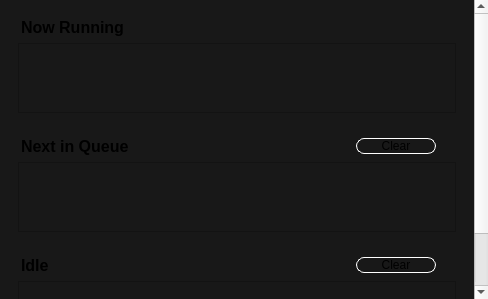
<?xml version="1.0" encoding="UTF-8"?>
<ui version="4.0">
 <class>QueueWidget</class>
 <widget class="QScrollArea" name="QueueWidget">
  <property name="geometry">
   <rect>
    <x>0</x>
    <y>0</y>
    <width>488</width>
    <height>299</height>
   </rect>
  </property>
  <property name="windowTitle">
   <string>ScrollArea</string>
  </property>
  <property name="frameShape">
   <enum>QFrame::NoFrame</enum>
  </property>
  <property name="sizeAdjustPolicy">
   <enum>QAbstractScrollArea::AdjustToContents</enum>
  </property>
  <property name="widgetResizable">
   <bool>true</bool>
  </property>
  <widget class="QWidget" name="scrollAreaWidgetContents">
   <property name="geometry">
    <rect>
     <x>0</x>
     <y>-90</y>
     <width>474</width>
     <height>389</height>
    </rect>
   </property>
   <property name="styleSheet">
    <string notr="true">background-color: rgb(24,24,24);</string>
   </property>
   <layout class="QVBoxLayout" name="verticalLayout">
    <item>
     <widget class="QWidget" name="running" native="true">
      <layout class="QVBoxLayout" name="verticalLayout_2">
       <item>
        <layout class="QHBoxLayout" name="horizontalLayout">
         <property name="rightMargin">
          <number>20</number>
         </property>
         <item>
          <widget class="QLabel" name="labelRunning">
           <property name="font">
            <font>
             <pointsize>12</pointsize>
             <weight>75</weight>
             <bold>true</bold>
            </font>
           </property>
           <property name="text">
            <string>Now Running</string>
           </property>
           <property name="indent">
            <number>3</number>
           </property>
          </widget>
         </item>
        </layout>
       </item>
       <item>
        <widget class="TableWidget" name="tableRunning">
         <property name="sizePolicy">
          <sizepolicy hsizetype="Expanding" vsizetype="Fixed">
           <horstretch>0</horstretch>
           <verstretch>0</verstretch>
          </sizepolicy>
         </property>
         <property name="verticalScrollBarPolicy">
          <enum>Qt::ScrollBarAlwaysOff</enum>
         </property>
         <property name="horizontalScrollBarPolicy">
          <enum>Qt::ScrollBarAlwaysOff</enum>
         </property>
         <property name="sizeAdjustPolicy">
          <enum>QAbstractScrollArea::AdjustToContents</enum>
         </property>
         <property name="autoScroll">
          <bool>false</bool>
         </property>
        </widget>
       </item>
      </layout>
     </widget>
    </item>
    <item>
     <widget class="QWidget" name="queue" native="true">
      <layout class="QVBoxLayout" name="verticalLayout_3">
       <item>
        <layout class="QHBoxLayout" name="horizontalLayout_2">
         <property name="rightMargin">
          <number>20</number>
         </property>
         <item>
          <widget class="QLabel" name="labelQueue">
           <property name="font">
            <font>
             <pointsize>12</pointsize>
             <weight>75</weight>
             <bold>true</bold>
            </font>
           </property>
           <property name="text">
            <string>Next in Queue</string>
           </property>
           <property name="indent">
            <number>3</number>
           </property>
          </widget>
         </item>
         <item>
          <widget class="QPushButton" name="pushButton_2">
           <property name="sizePolicy">
            <sizepolicy hsizetype="Fixed" vsizetype="Fixed">
             <horstretch>0</horstretch>
             <verstretch>0</verstretch>
            </sizepolicy>
           </property>
           <property name="minimumSize">
            <size>
             <width>80</width>
             <height>0</height>
            </size>
           </property>
           <property name="styleSheet">
            <string notr="true">QPushButton  {
	border: 1px solid white;
    border-radius: 8px;
    background-color: transparent;
}
QPushButton::hover {
	background-color: #4285f4;
}</string>
           </property>
           <property name="text">
            <string>Clear</string>
           </property>
          </widget>
         </item>
        </layout>
       </item>
       <item>
        <widget class="TableWidget" name="tableQueue">
         <property name="sizePolicy">
          <sizepolicy hsizetype="Expanding" vsizetype="Fixed">
           <horstretch>0</horstretch>
           <verstretch>0</verstretch>
          </sizepolicy>
         </property>
         <property name="verticalScrollBarPolicy">
          <enum>Qt::ScrollBarAlwaysOff</enum>
         </property>
         <property name="horizontalScrollBarPolicy">
          <enum>Qt::ScrollBarAlwaysOff</enum>
         </property>
         <property name="sizeAdjustPolicy">
          <enum>QAbstractScrollArea::AdjustToContents</enum>
         </property>
         <property name="autoScroll">
          <bool>false</bool>
         </property>
        </widget>
       </item>
      </layout>
     </widget>
    </item>
    <item>
     <widget class="QWidget" name="idle" native="true">
      <layout class="QVBoxLayout" name="verticalLayout_4">
       <item>
        <layout class="QHBoxLayout" name="horizontalLayout_3">
         <property name="rightMargin">
          <number>20</number>
         </property>
         <item>
          <widget class="QLabel" name="labelIdle">
           <property name="font">
            <font>
             <pointsize>12</pointsize>
             <weight>75</weight>
             <bold>true</bold>
            </font>
           </property>
           <property name="text">
            <string>Idle</string>
           </property>
           <property name="indent">
            <number>3</number>
           </property>
          </widget>
         </item>
         <item>
          <widget class="QPushButton" name="pushButton_3">
           <property name="sizePolicy">
            <sizepolicy hsizetype="Fixed" vsizetype="Fixed">
             <horstretch>0</horstretch>
             <verstretch>0</verstretch>
            </sizepolicy>
           </property>
           <property name="minimumSize">
            <size>
             <width>80</width>
             <height>0</height>
            </size>
           </property>
           <property name="styleSheet">
            <string notr="true">QPushButton  {
	border: 1px solid white;
    border-radius: 8px;
    background-color: transparent;
}
QPushButton::hover {
	background-color: #4285f4;
}</string>
           </property>
           <property name="text">
            <string>Clear</string>
           </property>
          </widget>
         </item>
        </layout>
       </item>
       <item>
        <widget class="TableWidget" name="tableIdle">
         <property name="sizePolicy">
          <sizepolicy hsizetype="Expanding" vsizetype="Fixed">
           <horstretch>0</horstretch>
           <verstretch>0</verstretch>
          </sizepolicy>
         </property>
         <property name="verticalScrollBarPolicy">
          <enum>Qt::ScrollBarAlwaysOff</enum>
         </property>
         <property name="horizontalScrollBarPolicy">
          <enum>Qt::ScrollBarAlwaysOff</enum>
         </property>
         <property name="sizeAdjustPolicy">
          <enum>QAbstractScrollArea::AdjustToContents</enum>
         </property>
         <property name="autoScroll">
          <bool>false</bool>
         </property>
        </widget>
       </item>
      </layout>
     </widget>
    </item>
    <item>
     <spacer name="verticalSpacer">
      <property name="orientation">
       <enum>Qt::Vertical</enum>
      </property>
      <property name="sizeHint" stdset="0">
       <size>
        <width>20</width>
        <height>40</height>
       </size>
      </property>
     </spacer>
    </item>
   </layout>
  </widget>
 </widget>
 <customwidgets>
  <customwidget>
   <class>TableWidget</class>
   <extends>QTableWidget</extends>
   <header>gui/tablewidget.h</header>
  </customwidget>
 </customwidgets>
 <resources/>
 <connections/>
</ui>
